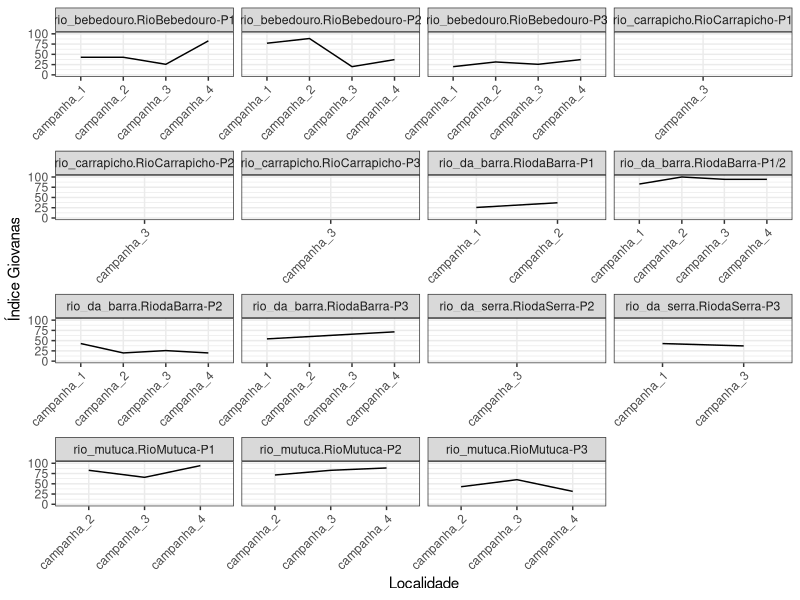

R code for this plot:
library(tidyverse)



################################## Configurações ###############################
set.seed(1994)
pontos_referencia <- c("RiodaBarra-P1/2", "RioMutuca-P1")
pontos_impactado <- c("RiodaBarra-P2", "RioMutuca-P3")

metodos_de_amostragem <- c("D Net")
vetor_respostas <- c(
  "aspt", "bmwp", "ept_riqueza", "relativo_odonata", 
  "relativo_trichoptera", 
  "riqueza_familias_ephemeroptera", 
  "riqueza_familias_trichoptera")

nota_maxima <- length(vetor_respostas) * 5

# Pastas de figuras
pasta_figuras <- "figuras/indice_multimetrico"
if (!dir.exists(pasta_figuras)) {
  dir.create(pasta_figuras, recursive = TRUE)
}

# Pasta de tabelas
pasta_tabelas <- "tabelas/indice_multimetrico"
if (!dir.exists(pasta_tabelas)) {
  dir.create(pasta_tabelas, recursive = TRUE)
}

################################## Carregar dados ##############################
indices_df <- read_csv("dados/processado/matriz_indices_imaturos_piata.csv")


############################## Pre-processamento ###############################
# Adicionar coluna de impacto
indices_df <- indices_df %>%
  mutate(
    impacto = case_when(
      locality_name %in% pontos_referencia ~ "referencia",
      locality_name %in% pontos_impactado ~ "impactado",
      TRUE ~ "desconsiderado"
    )
  ) 

dados_filtrados <- indices_df %>%
  filter(impacto != "desconsiderado") %>%
  filter(method %in% metodos_de_amostragem) %>%
  mutate(
    impacto = as.factor(impacto),
    method = as.factor(method)
  )



############################### Detectando limiares ############################
estatisticas_df <- data.frame()

for (i in vetor_respostas) {
  print(paste("Analisando índice:", i))
  
  estatisticas <- dados_filtrados %>%
    filter(impacto == "referencia") %>%
    mutate(
      minimo = min(.data[[i]]),
      quartil_25 = quantile(.data[[i]], 0.25, na.rm = TRUE),
      quartil_50 = quantile(.data[[i]], 0.50, na.rm = TRUE),
      quartil_75 = quantile(.data[[i]], 0.75, na.rm = TRUE),
      maximo = max(.data[[i]]),
      metade = quartil_25 / 2
      ) %>%
    mutate(metrica = i) %>%
    select(metrica, quartil_25, quartil_50, quartil_75, maximo, metade) %>%
    group_by(metrica) %>%
    summarise_if(is.numeric, mean, na.rm = TRUE)

  estatisticas_df <- rbind(estatisticas_df, estatisticas)
}

############################### Aplicando a taela completa #####################
statisticas_df_limpa <- estatisticas_df %>%
  select(metrica, quartil_25, metade)

indices_rebalanceados_df <- indices_df %>%
  filter(method %in% metodos_de_amostragem) %>%
  select(campanha, rio, locality_name, vetor_respostas) %>%
  pivot_longer(
    cols = all_of(vetor_respostas),
    names_to = "metrica",
    values_to = "valor"
  ) %>%
  left_join(statisticas_df_limpa, by = "metrica") %>%
  mutate(
    nota = case_when(
      valor >= quartil_25 ~ 5,
      valor >= metade & valor < quartil_25 ~ 3,
      valor < metade ~ 1,
      TRUE ~ NA_real_
    )
  ) 



giovanas_index <- indices_rebalanceados_df %>%
  group_by (campanha, rio, locality_name) %>%
  summarise(giovanas_index = sum(nota)) %>%
  ungroup() %>%
  mutate(giovanas_index_relative = giovanas_index / nota_maxima * 100)



str(giovanas_index)

# Atribuir notas


giovanas_index %>% 
  ggplot(aes(x = campanha, y = giovanas_index_relative, fill = campanha)) +
  geom_line(aes(group = 1)) +
  facet_wrap(~ interaction(rio, locality_name), scales = "free_x") +
  labs(
    x = "Localidade",
    y = "Índice Giovanas",
    fill = "Rio"
  ) +
  theme_bw() +
  theme(
    axis.text.x = element_text(angle = 45, hjust = 1)
  ) +
  ylim(0, NA)



write_csv(estatisticas_df, "dados/processado/multimetrico_bocaina_limiares.csv")
